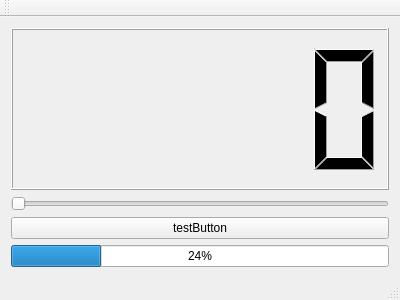
<?xml version="1.0" encoding="UTF-8"?>
<ui version="4.0">
 <class>MainWindow</class>
 <widget class="QMainWindow" name="MainWindow">
  <property name="geometry">
   <rect>
    <x>0</x>
    <y>0</y>
    <width>400</width>
    <height>300</height>
   </rect>
  </property>
  <property name="windowTitle">
   <string>MainWindow</string>
  </property>
  <widget class="QWidget" name="centralWidget">
   <layout class="QVBoxLayout" name="verticalLayout">
    <item>
     <widget class="QLCDNumber" name="display"/>
    </item>
    <item>
     <widget class="QSlider" name="displaySlider">
      <property name="orientation">
       <enum>Qt::Horizontal</enum>
      </property>
     </widget>
    </item>
    <item>
     <widget class="QPushButton" name="testButton">
      <property name="text">
       <string>testButton</string>
      </property>
     </widget>
    </item>
    <item>
     <widget class="QProgressBar" name="progressBar">
      <property name="value">
       <number>24</number>
      </property>
     </widget>
    </item>
   </layout>
  </widget>
  <widget class="QToolBar" name="mainToolBar">
   <attribute name="toolBarArea">
    <enum>TopToolBarArea</enum>
   </attribute>
   <attribute name="toolBarBreak">
    <bool>false</bool>
   </attribute>
  </widget>
  <widget class="QStatusBar" name="statusBar"/>
 </widget>
 <layoutdefault spacing="6" margin="11"/>
 <resources/>
 <connections/>
</ui>
